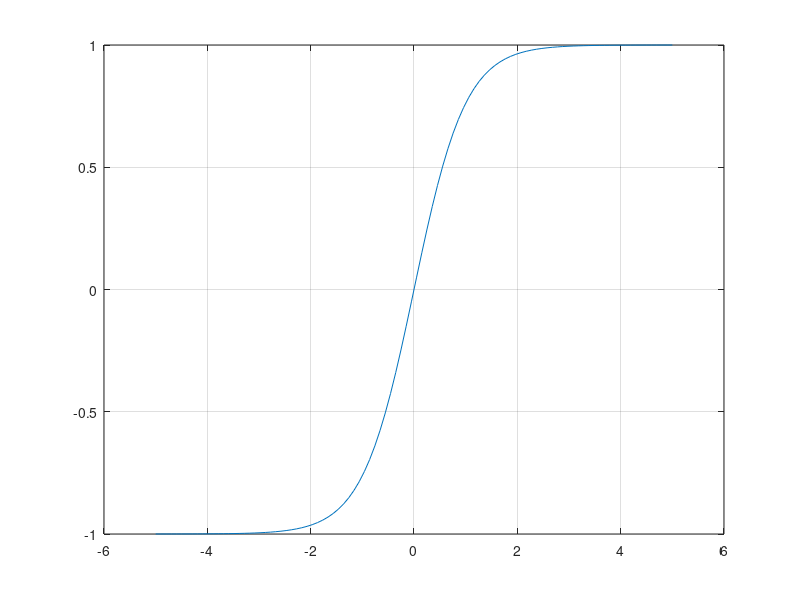

Write MATLAB code to recreate this figure.
% Regression test function (black box) for tanh
% This function is autogenerated by helpgen.py
function bbtest_success = bbtest_mathfunctions_tanh
  bbtest_success = 1;
NumErrors = 0;
try
  x = linspace(-5,5);
catch
  NumErrors = NumErrors + 1;
end
try
  plot(x,tanh(x)); grid('on');
catch
  NumErrors = NumErrors + 1;
end
try
  mprint('tanhplot');
catch
  NumErrors = NumErrors + 1;
end
if (NumErrors ~= 0) bbtest_success = 0; return; end
